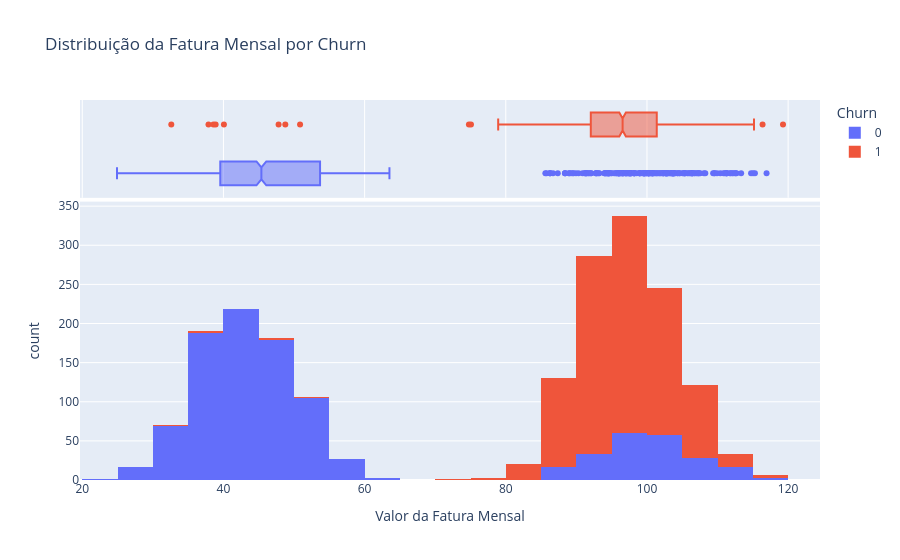

Write notebook code for a chart like this one.
### Markdown cell above
**4.4. Gráfico de Distribuição da Fatura Mensal po Churn**

### Code cell
# Gráfico - Versão Interativa

# Análise por fatura mensal
hist_fatura = px.histogram(df_churn,
                           x = 'Fatura_Mensal',
                           color = 'Churn',
                           marginal = 'box',
                           title = 'Distribuição da Fatura Mensal por Churn',
                           labels = {'Fatura_Mensal': 'Valor da Fatura Mensal'})
hist_fatura.show()

### Figure 1 — Plotly figure (JSON) as saved in the notebook; plotly's stock layout.template omitted (floating-point values rounded to 4 significant figures; data arrays with more than 128 entries replaced by an {"elided": "..."} marker saying what was removed)
{"data": [{"bingroup": "x", "hovertemplate": "Churn=0<br>Valor da Fatura Mensal=%{x}<br>count=%{y}<extra></extra>", "legendgroup": "0", "marker": {"color": "#636efa", "pattern": {"shape": ""}}, "name": "0", "orientation": "v", "showlegend": true, "type": "histogram", "x": {"elided": "1019 float values"}, "xaxis": "x", "yaxis": "y"}, {"hovertemplate": "Churn=0<br>Valor da Fatura Mensal=%{x}<extra></extra>", "legendgroup": "0", "marker": {"color": "#636efa"}, "name": "0", "notched": true, "showlegend": false, "type": "box", "x": {"elided": "1019 float values"}, "xaxis": "x2", "yaxis": "y2"}, {"bingroup": "x", "hovertemplate": "Churn=1<br>Valor da Fatura Mensal=%{x}<br>count=%{y}<extra></extra>", "legendgroup": "1", "marker": {"color": "#EF553B", "pattern": {"shape": ""}}, "name": "1", "orientation": "v", "showlegend": true, "type": "histogram", "x": {"elided": "981 float values"}, "xaxis": "x", "yaxis": "y"}, {"hovertemplate": "Churn=1<br>Valor da Fatura Mensal=%{x}<extra></extra>", "legendgroup": "1", "marker": {"color": "#EF553B"}, "name": "1", "notched": true, "showlegend": false, "type": "box", "x": {"elided": "981 float values"}, "xaxis": "x2", "yaxis": "y2"}], "layout": {"barmode": "relative", "legend": {"title": {"text": "Churn"}, "tracegroupgap": 0}, "title": {"text": "Distribuição da Fatura Mensal por Churn"}, "xaxis": {"anchor": "y", "domain": [0, 1], "title": {"text": "Valor da Fatura Mensal"}}, "xaxis2": {"anchor": "y2", "domain": [0, 1], "matches": "x", "showgrid": true, "showticklabels": false}, "yaxis": {"anchor": "x", "domain": [0, 0.7326], "title": {"text": "count"}}, "yaxis2": {"anchor": "x2", "domain": [0.7426, 1], "matches": "y2", "showgrid": false, "showline": false, "showticklabels": false, "ticks": ""}}}
